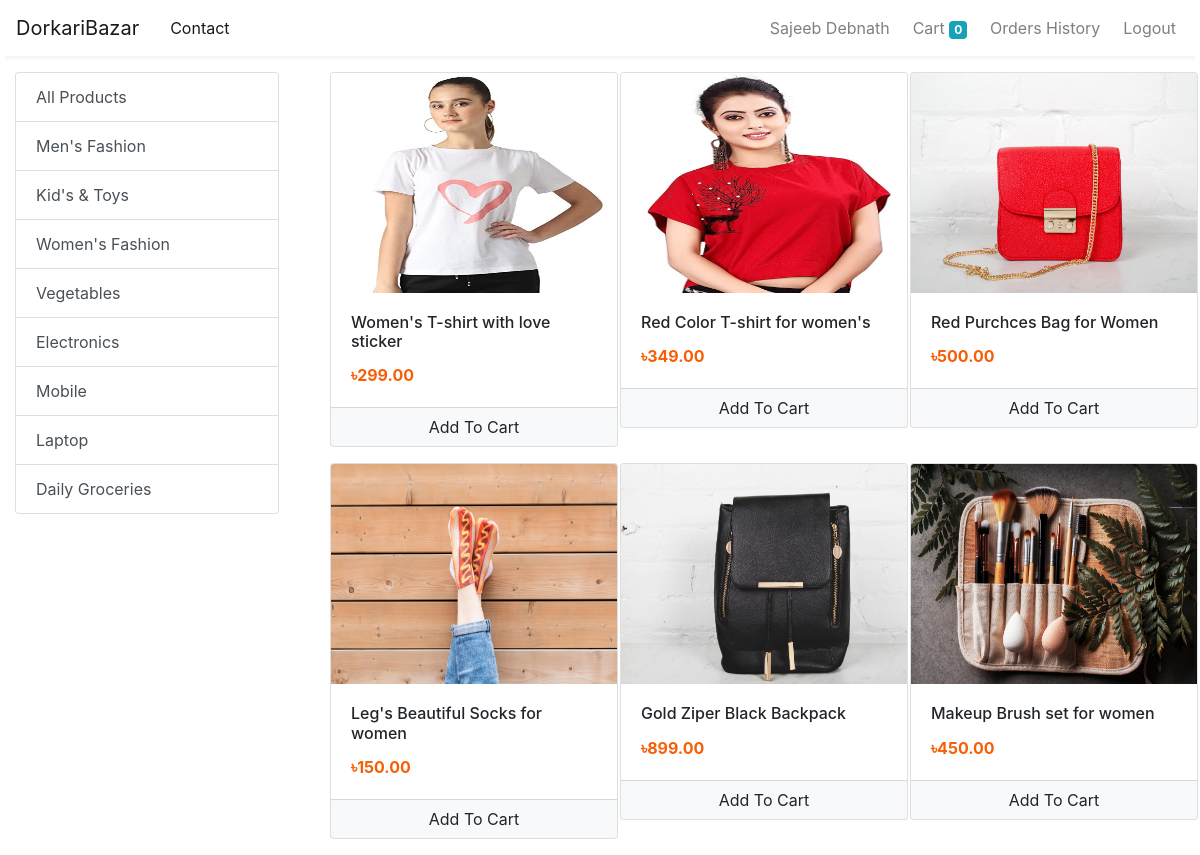
The page /?category=3 (signed in) on the database its author committed.
### store/models/customer.py (models this page shows, shortened)
class customer(models.Model):
    full_name = models.CharField(max_length=100)
    address = models.CharField(max_length=200)
    phone = models.CharField(max_length=15)
    email = models.EmailField()
    password = models.CharField(max_length=300)
    def __str__(self):
        return self.full_name
    @staticmethod
    def get_customer_byID(customer_id):
        return customer.objects.filter(id=customer_id)

### store/models/category.py (models this page shows, shortened)
class Category(models.Model):
    name = models.CharField(max_length=20)
    @staticmethod
    def Get_all_Catogreis():
        return Category.objects.all()

### store/models/product.py (models this page shows, shortened)
class Product(models.Model):
    name = models.CharField(max_length=100)
    category = models.ForeignKey(Category, on_delete=models.CASCADE, default=1, null=True, blank=True)
    price = models.IntegerField(default=0)
    description = models.CharField(max_length=300, default=' ')
    image = models.ImageField(upload_to='upload/products/')
    @staticmethod
    def Get_all_products_by_id(category_id):
        if category_id:
            return Product.objects.filter(category=category_id)
        else:
            return  Product.Get_all_products()

### store/views/home.py (the view, shortened to what this page needs)
# urls.py: path('', Index.as_view(), name='homepage'),
class Index(View):
    def get(self,request):
        cart = request.session.get('cart')
        if not cart:
            request.session['cart'] = {}
        product = None
        category = Category.Get_all_Catogreis()
        categoryID = request.GET.get('category')
        if categoryID:
            product = Product.Get_all_products_by_id(categoryID)
        else:
            product = Product.Get_all_products()
        customer_id = request.session.get('customer')
        customers = customer.get_customer_byID(customer_id)
        data = {}
        data['username'] = customers
        data['products'] = product
        data['category'] = category
        print('you are', request.session.get('email'))
        print('customer',customers)
        return render(request, 'index.html', data)

### store/templatetags/cart.py (called while the page is built)
@register.filter(name='is_in_cart')
def is_in_cart(product, cart):
    keys = cart.keys()
    for id in keys:
        if int(id) == product.id:
            return True
    return False

### store/templates/index.html (shortened to what this page needs)
{% extends 'base.html' %}
{% block content %}
{% load cart %}
<div class="container-fluid mt-3">
	<div class="row">
		<div class="col-lg-3 mx-auto">
			<div class="list-group">
				<a href="/" class="list-group-item list-group-item-action">All Products</a>
                {% for categories in category  %}
                <a href="/?category={{categories.id}}"
					class="list-group-item list-group-item-action">{{ categories.name }}</a>
                {% endfor %}
			</div>
		</div>
		<div id='products' class="col-lg-9 mx-auto">
			<div class="row mx-auto">
                {% for product in products %}
                <div class="col-lg-4 mb-3">
                     <div class="card product" style="width: 18rem;" id="{{product.id}}">
                      <img class="card-img-top" src="{{ product.image.url }}" alt="Card image cap" height="250px">
                          <div class="card-body">
                            <h5 class="card-title">{{ product.name }}</h5>
                            <p class="card-text">৳{{ product.price }}.00</p>
                          </div>
						 <div class="card-footer p-0 no-gutters">
						{% if product|is_in_cart:request.session.cart %}
						<div class="row no-gutters">
							<form action="/#{{product.id}}" class="col-2 " method="post">
								{% csrf_token %}
								<input hidden type="text" name='product' value='{{product.id}}'>
								<input hidden type="text" name='remove' value='True'>
								<input type="submit" value=" - " class="btn btn-block btn-light border-right">
							</form>
							<div class="text-center col">{{product|cart_quantity:request.session.cart}} in Cart</div>
							<form action="/#{{product.id}}" class="col-2 " method="post">
								{% csrf_token %}
								<input hidden type="text" name='product' value='{{product.id}}'>
								<input type="submit" value=" + " class="btn btn-block btn-light border-left">
							</form>
						</div>
						{% else %}
						<form action="/#{{product.id}}" method="POST" class="btn-block">
							<input type="submit" class="float-right btn btn-light  form-control"
								value="Add To Cart">
						</form>
						{% endif %}
					</div>
                    </div>
                </div>
                {% endfor %}
                </div>
            </div>
		</div>
	</div>
{% endblock %}

### store/templates/base.html (shortened to what this page needs)
<!doctype html>
<html lang="en">
<head>
  <link rel="stylesheet" href="https://maxcdn.bootstrapcdn.com/bootstrap/4.0.0/css/bootstrap.min.css"
>
  <link rel="stylesheet" href="assets/css/style.css">
</head>
<body>
  <nav class="one-edge-shadow
  sticky-top navbar
  navbar-expand-lg
   navbar-light bg-white">
    <a class="navbar-brand" href="/">DorkariBazar</a>
    <div class="collapse navbar-collapse" id="navbarSupportedContent">
      <ul class="navbar-nav mr-auto">
        <li class="nav-item active">
          <a class="nav-link" href="/store">Contact <span class="sr-only">(current)</span></a>
        </li>
      </ul>
      <ul class="navbar-nav main my-2 my-lg-0">
        <li class="nav-item ">
          {% for user in username%}
          <a class="nav-link" href="/customer">{{ user.full_name }}<span class="sr-only">(current)</span></a>
          {% endfor %}
        </li>
        <li class="nav-item ">
          <a class="nav-link" href="/cart">Cart
            <span class="badge badge-info">{{request.session.cart.keys|length}}</span>
            <span class="sr-only">(current)</span></a>
        </li>
        {% if request.session.customer %}
        <li class="nav-item ">
          <a class="nav-link" href="/orders">Orders History<span class="sr-only">(current)</span></a>
        </li>
        <li class="nav-item ">
          <a class="nav-link" href="/logout">Logout<span class="sr-only">(current)</span></a>
        </li>
        {% endif %}
      </ul>
    </div>
  </nav>
    {% block content %}{% endblock %}
</body>
</html>

### store/templates/assets/css/style.css (style rules this page uses)
.list-group { position: fixed; width: 23%; }

### store/templates/base.html (style rules this page uses)
nav { background-color: white; }
.one-edge-shadow { box-shadow: 0 8px 2px -5px rgb(246, 245, 245); }
.list-group { position: fixed; width: 22%; }
li.nav-item { margin-left: 7px; }
.product .card-img-top { height: 220px; }
.product .card-title { font-size: 16px; }
.product .card-text { font-size: 16px; font-weight: bold; color: #f75e05; }

### rows shown on the page
customer: full_name "Sajeeb Debnath"
Category: name "Men's Fashion"
Category: name "Kid's & Toys"
Category: name "Women's Fashion"
Category: name "Vegetables"
Category: name "Electronics"
Category: name "Mobile"
Category: name "Laptop"
Category: name "Daily Groceries"
Product: image (picture), name "Women's T-shirt with love sticker", price "299"
Product: image (picture), name "Red Color T-shirt for women's", price "349"
Product: image (picture), name "Red Purchces Bag for Women", price "500"
Product: image (picture), name "Leg's Beautiful Socks for women", price "150"
Product: image (picture), name "Gold Ziper Black Backpack", price "899"
Product: image (picture), name "Makeup Brush set for women", price "450"

### other values the page prints
{{ request.session.cart.keys|length }} "0"
